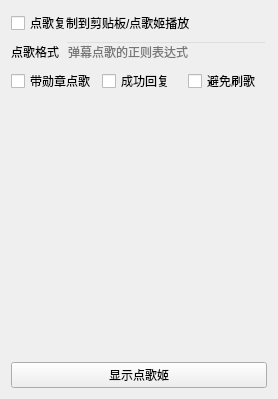
      <widget class="QWidget" name="tab_8">
       <attribute name="title">
        <string>点歌</string>
       </attribute>
       <layout class="QVBoxLayout" name="verticalLayout_9">
        <item>
         <widget class="QCheckBox" name="DiangeAutoCopyCheck">
          <property name="toolTip">
           <string>&lt;html&gt;&lt;head/&gt;&lt;body&gt;&lt;p&gt;点歌格式：点歌 歌名&lt;/p&gt;&lt;p&gt;如果已开启点歌姬，则自动点歌并播放&lt;/p&gt;&lt;p&gt;否则自动复制歌名到剪贴板&lt;/p&gt;&lt;/body&gt;&lt;/html&gt;</string>
          </property>
          <property name="text">
           <string>点歌复制到剪贴板/点歌姬播放</string>
          </property>
         </widget>
        </item>
        <item>
         <layout class="QHBoxLayout" name="horizontalLayout_34">
          <property name="topMargin">
           <number>0</number>
          </property>
          <item>
           <widget class="QLabel" name="diangeFormatLabel">
            <property name="toolTip">
             <string>&lt;html&gt;&lt;head/&gt;&lt;body&gt;&lt;p&gt;触发弹幕点歌的正则表达式&lt;/p&gt;&lt;/body&gt;&lt;/html&gt;</string>
            </property>
            <property name="text">
             <string>点歌格式</string>
            </property>
           </widget>
          </item>
          <item>
           <widget class="QLineEdit" name="diangeFormatEdit">
            <property name="styleSheet">
             <string notr="true">QLineEdit
{
	background: transparent;
}</string>
            </property>
            <property name="placeholderText">
             <string>弹幕点歌的正则表达式</string>
            </property>
           </widget>
          </item>
         </layout>
        </item>
        <item>
         <layout class="QHBoxLayout" name="horizontalLayout_33">
          <property name="topMargin">
           <number>0</number>
          </property>
          <property name="bottomMargin">
           <number>2</number>
          </property>
          <item>
           <widget class="QCheckBox" name="diangeNeedMedalCheck">
            <property name="styleSheet">
             <string notr="true">要求带粉丝勋章才能点歌</string>
            </property>
            <property name="text">
             <string>带勋章点歌</string>
            </property>
           </widget>
          </item>
          <item>
           <widget class="QCheckBox" name="diangeReplyCheck">
            <property name="toolTip">
             <string>&lt;html&gt;&lt;head/&gt;&lt;body&gt;&lt;p&gt;点歌成功的回复消息，并带有预计多长时间播放&lt;/p&gt;&lt;p&gt;需打开点歌姬界面&lt;/p&gt;&lt;/body&gt;&lt;/html&gt;</string>
            </property>
            <property name="text">
             <string>成功回复</string>
            </property>
           </widget>
          </item>
          <item>
           <widget class="QCheckBox" name="diangeShuaCheck">
            <property name="toolTip">
             <string>&lt;html&gt;&lt;head/&gt;&lt;body&gt;&lt;p&gt;避免频繁点歌&lt;/p&gt;&lt;p&gt;在之前已经点歌但尚未播放的时候，本次点歌无效&lt;/p&gt;&lt;p&gt;需打开点歌姬界面&lt;/p&gt;&lt;/body&gt;&lt;/html&gt;</string>
            </property>
            <property name="text">
             <string>避免刷歌</string>
            </property>
           </widget>
          </item>
         </layout>
        </item>
        <item>
         <widget class="QListWidget" name="diangeHistoryListWidget">
          <property name="styleSheet">
           <string notr="true">QListWidget
{
	background: transparent;
}</string>
          </property>
         </widget>
        </item>
        <item>
         <spacer name="verticalSpacer_6">
          <property name="orientation">
           <enum>Qt::Vertical</enum>
          </property>
          <property name="sizeHint" stdset="0">
           <size>
            <width>20</width>
            <height>63</height>
           </size>
          </property>
         </spacer>
        </item>
        <item>
         <widget class="QPushButton" name="showOrderPlayerButton">
          <property name="text">
           <string>显示点歌姬</string>
          </property>
         </widget>
        </item>
       </layout>
      </widget>
